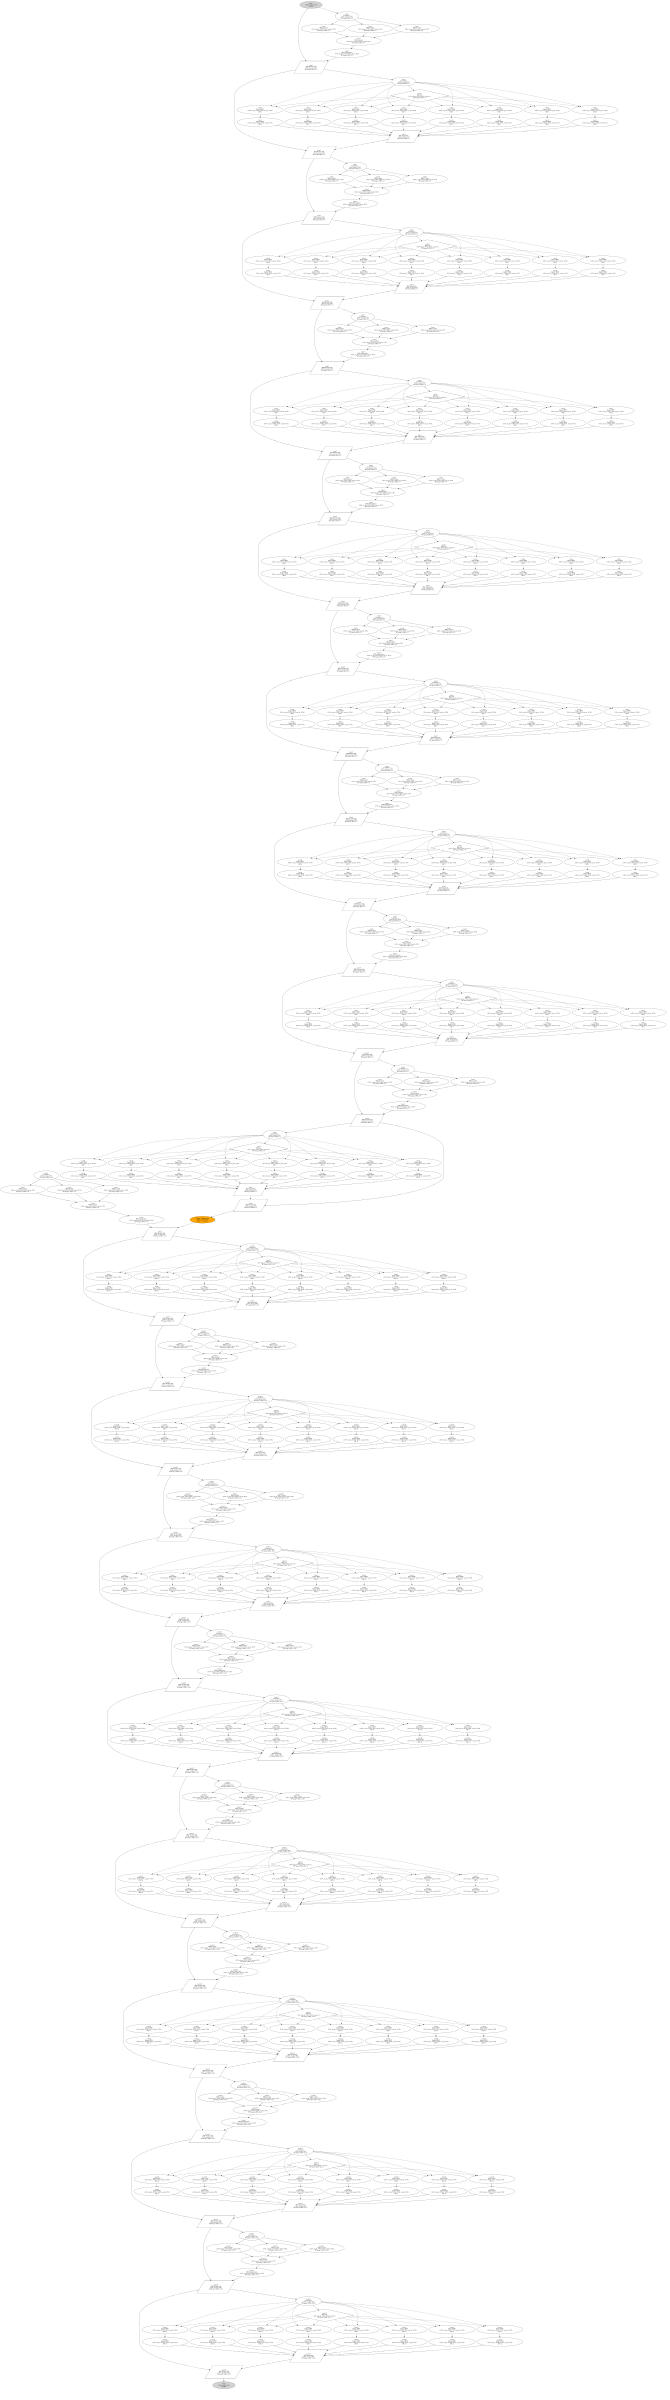

Source code (Python):
import graphviz

# Create baseline DAG for MoE model with TP=8, PP=2
dot = graphviz.Digraph('baseline_moe', comment='MoE Model - Baseline TP=8, PP=2')
dot.attr(rankdir='TB', size='25,25')

# Define colors for different GPU groups
colors = {
    'tp_group_0': '#ffcccc',   # Light red
    'tp_group_1': '#ccffcc',   # Light green
    'tp_group_2': '#ccccff',   # Light blue
    'tp_group_3': '#ffffcc',   # Light yellow
    'tp_group_4': '#ffccff',   # Light magenta
    'tp_group_5': '#ccffff',   # Light cyan
    'tp_group_6': '#ffddcc',   # Light orange
    'tp_group_7': '#ddffcc',   # Light lime
}

# Input node
dot.node('input', 'Input\n[1024, seq_len, 8192]\nAll GPUs', shape='ellipse', style='filled', fillcolor='lightgray')

# Pipeline Stage 0 (Layers 1-8) on GPUs 0-7
for layer in range(1, 9):
    # Multi-Head Attention
    dot.node(f'layer{layer}_mha_q', f'Layer{layer}\nMHA Q Linear\n[1024, seq_len, 8192]->[1024, seq_len, 8192]\nTP Group 0 (GPUs 0-7)', fillcolor=colors['tp_group_0'])
    dot.node(f'layer{layer}_mha_k', f'Layer{layer}\nMHA K Linear\n[1024, seq_len, 8192]->[1024, seq_len, 8192]\nTP Group 0 (GPUs 0-7)', fillcolor=colors['tp_group_0'])
    dot.node(f'layer{layer}_mha_v', f'Layer{layer}\nMHA V Linear\n[1024, seq_len, 8192]->[1024, seq_len, 8192]\nTP Group 0 (GPUs 0-7)', fillcolor=colors['tp_group_0'])
    dot.node(f'layer{layer}_mha_attn', f'Layer{layer}\nMHA Attention\n[1024, seq_len, 8192]->[1024, seq_len, 8192]\nTP Group 0 (GPUs 0-7)', fillcolor=colors['tp_group_0'])
    dot.node(f'layer{layer}_mha_out', f'Layer{layer}\nMHA Output Linear\n[1024, seq_len, 8192]->[1024, seq_len, 8192]\nTP Group 0 (GPUs 0-7)', fillcolor=colors['tp_group_0'])
    dot.node(f'layer{layer}_mha_add', f'Layer{layer}\nMHA Residual Add\n[1024, seq_len, 8192]\nTP Group 0 (GPUs 0-7)', shape='parallelogram', fillcolor=colors['tp_group_0'])
    
    # MoE Gate
    dot.node(f'layer{layer}_gate', f'Layer{layer}\nMoE Gate\n[1024, seq_len, 8192]->[1024, seq_len, 8]\nTP Group 0 (GPUs 0-7)', shape='diamond', fillcolor=colors['tp_group_0'])
    
    # MoE Experts (8 experts, each on different GPUs within TP group)
    for expert in range(8):
        dot.node(f'layer{layer}_expert{expert}_ffn1', f'Layer{layer}\nExpert{expert} FFN1\n[1024, seq_len, 8192]->[1024, seq_len, 32768]\nGPU {expert}', fillcolor=colors[f'tp_group_{expert}'])
        dot.node(f'layer{layer}_expert{expert}_ffn2', f'Layer{layer}\nExpert{expert} FFN2\n[1024, seq_len, 32768]->[1024, seq_len, 8192]\nGPU {expert}', fillcolor=colors[f'tp_group_{expert}'])
    
    # MoE Aggregation
    dot.node(f'layer{layer}_moe_agg', f'Layer{layer}\nMoE Aggregation\n[1024, seq_len, 8192]\nTP Group 0 (GPUs 0-7)', shape='parallelogram', fillcolor=colors['tp_group_0'])
    dot.node(f'layer{layer}_moe_add', f'Layer{layer}\nMoE Residual Add\n[1024, seq_len, 8192]\nTP Group 0 (GPUs 0-7)', shape='parallelogram', fillcolor=colors['tp_group_0'])
    
    # LayerNorm nodes
    dot.node(f'layer{layer}_ln1', f'Layer{layer}\nLayerNorm 1\n[1024, seq_len, 8192]\nTP Group 0 (GPUs 0-7)', fillcolor=colors['tp_group_0'])
    dot.node(f'layer{layer}_ln2', f'Layer{layer}\nLayerNorm 2\n[1024, seq_len, 8192]\nTP Group 0 (GPUs 0-7)', fillcolor=colors['tp_group_0'])

# Pipeline Stage 1 (Layers 9-16) on GPUs 8-15
for layer in range(9, 17):
    tp_group = (layer - 9) % 8
    color_key = f'tp_group_{tp_group}'
    gpu_start = 8
    
    # Multi-Head Attention
    dot.node(f'layer{layer}_mha_q', f'Layer{layer}\nMHA Q Linear\n[1024, seq_len, 8192]->[1024, seq_len, 8192]\nTP Group {tp_group} (GPUs {gpu_start+tp_group}-{gpu_start+tp_group+7})', fillcolor=colors[f'tp_group_{tp_group}'])
    dot.node(f'layer{layer}_mha_k', f'Layer{layer}\nMHA K Linear\n[1024, seq_len, 8192]->[1024, seq_len, 8192]\nTP Group {tp_group} (GPUs {gpu_start+tp_group}-{gpu_start+tp_group+7})', fillcolor=colors[f'tp_group_{tp_group}'])
    dot.node(f'layer{layer}_mha_v', f'Layer{layer}\nMHA V Linear\n[1024, seq_len, 8192]->[1024, seq_len, 8192]\nTP Group {tp_group} (GPUs {gpu_start+tp_group}-{gpu_start+tp_group+7})', fillcolor=colors[f'tp_group_{tp_group}'])
    dot.node(f'layer{layer}_mha_attn', f'Layer{layer}\nMHA Attention\n[1024, seq_len, 8192]->[1024, seq_len, 8192]\nTP Group {tp_group} (GPUs {gpu_start+tp_group}-{gpu_start+tp_group+7})', fillcolor=colors[f'tp_group_{tp_group}'])
    dot.node(f'layer{layer}_mha_out', f'Layer{layer}\nMHA Output Linear\n[1024, seq_len, 8192]->[1024, seq_len, 8192]\nTP Group {tp_group} (GPUs {gpu_start+tp_group}-{gpu_start+tp_group+7})', fillcolor=colors[f'tp_group_{tp_group}'])
    dot.node(f'layer{layer}_mha_add', f'Layer{layer}\nMHA Residual Add\n[1024, seq_len, 8192]\nTP Group {tp_group} (GPUs {gpu_start+tp_group}-{gpu_start+tp_group+7})', shape='parallelogram', fillcolor=colors[f'tp_group_{tp_group}'])
    
    # MoE Gate
    dot.node(f'layer{layer}_gate', f'Layer{layer}\nMoE Gate\n[1024, seq_len, 8192]->[1024, seq_len, 8]\nTP Group {tp_group} (GPUs {gpu_start+tp_group}-{gpu_start+tp_group+7})', shape='diamond', fillcolor=colors[f'tp_group_{tp_group}'])
    
    # MoE Experts (8 experts, each on different GPUs within TP group)
    for expert in range(8):
        gpu_num = gpu_start + (tp_group + expert) % 8
        dot.node(f'layer{layer}_expert{expert}_ffn1', f'Layer{layer}\nExpert{expert} FFN1\n[1024, seq_len, 8192]->[1024, seq_len, 32768]\nGPU {gpu_num}', fillcolor=colors[f'tp_group_{(tp_group+expert)%8}'])
        dot.node(f'layer{layer}_expert{expert}_ffn2', f'Layer{layer}\nExpert{expert} FFN2\n[1024, seq_len, 32768]->[1024, seq_len, 8192]\nGPU {gpu_num}', fillcolor=colors[f'tp_group_{(tp_group+expert)%8}'])
    
    # MoE Aggregation
    dot.node(f'layer{layer}_moe_agg', f'Layer{layer}\nMoE Aggregation\n[1024, seq_len, 8192]\nTP Group {tp_group} (GPUs {gpu_start+tp_group}-{gpu_start+tp_group+7})', shape='parallelogram', fillcolor=colors[f'tp_group_{tp_group}'])
    dot.node(f'layer{layer}_moe_add', f'Layer{layer}\nMoE Residual Add\n[1024, seq_len, 8192]\nTP Group {tp_group} (GPUs {gpu_start+tp_group}-{gpu_start+tp_group+7})', shape='parallelogram', fillcolor=colors[f'tp_group_{tp_group}'])
    
    # LayerNorm nodes
    dot.node(f'layer{layer}_ln1', f'Layer{layer}\nLayerNorm 1\n[1024, seq_len, 8192]\nTP Group {tp_group} (GPUs {gpu_start+tp_group}-{gpu_start+tp_group+7})', fillcolor=colors[f'tp_group_{tp_group}'])
    dot.node(f'layer{layer}_ln2', f'Layer{layer}\nLayerNorm 2\n[1024, seq_len, 8192]\nTP Group {tp_group} (GPUs {gpu_start+tp_group}-{gpu_start+tp_group+7})', fillcolor=colors[f'tp_group_{tp_group}'])

# Communication nodes for pipeline parallelism
dot.node('pipe_comm_1', 'Pipeline Communication\n[1024, seq_len, 8192]\nGPUs 7 <-> GPUs 8', shape='ellipse', style='filled', fillcolor='orange')

# Output node
dot.node('output', 'Output\n[1024, seq_len, 8192]\nAll GPUs', shape='ellipse', style='filled', fillcolor='lightgray')

# Connect the DAG
# Input to first layer
dot.edge('input', 'layer1_ln1')

for layer in range(1, 17):
    # MHA path
    dot.edge(f'layer{layer}_ln1', f'layer{layer}_mha_q')
    dot.edge(f'layer{layer}_ln1', f'layer{layer}_mha_k')
    dot.edge(f'layer{layer}_ln1', f'layer{layer}_mha_v')
    dot.edge(f'layer{layer}_mha_q', f'layer{layer}_mha_attn')
    dot.edge(f'layer{layer}_mha_k', f'layer{layer}_mha_attn')
    dot.edge(f'layer{layer}_mha_v', f'layer{layer}_mha_attn')
    dot.edge(f'layer{layer}_mha_attn', f'layer{layer}_mha_out')
    dot.edge(f'layer{layer}_mha_out', f'layer{layer}_mha_add')
    
    # Add residual connection
    if layer == 1:
        dot.edge('input', f'layer1_mha_add')
    else:
        if layer <= 8:
            dot.edge(f'layer{layer-1}_moe_add', f'layer{layer}_mha_add')
        else:
            if layer == 9:
                dot.edge('pipe_comm_1', f'layer9_mha_add')
            else:
                dot.edge(f'layer{layer-1}_moe_add', f'layer{layer}_mha_add')
    
    dot.edge(f'layer{layer}_mha_add', f'layer{layer}_ln2')
    
    # MoE path
    dot.edge(f'layer{layer}_ln2', f'layer{layer}_gate')
    
    # Connect gate to experts (dashed lines for routing)
    for expert in range(8):
        dot.edge(f'layer{layer}_gate', f'layer{layer}_expert{expert}_ffn1', style='dashed')
        dot.edge(f'layer{layer}_ln2', f'layer{layer}_expert{expert}_ffn1', style='dashed')
        dot.edge(f'layer{layer}_expert{expert}_ffn1', f'layer{layer}_expert{expert}_ffn2')
        dot.edge(f'layer{layer}_expert{expert}_ffn2', f'layer{layer}_moe_agg')
    
    dot.edge(f'layer{layer}_moe_agg', f'layer{layer}_moe_add')
    dot.edge(f'layer{layer}_mha_add', f'layer{layer}_moe_add')
    
    # Connect to next layer or output
    if layer == 8:
        dot.edge(f'layer{layer}_moe_add', 'pipe_comm_1')
    elif layer == 16:
        dot.edge(f'layer{layer}_moe_add', 'output')
    else:
        dot.edge(f'layer{layer}_moe_add', f'layer{layer+1}_ln1')

# Save the DAG
dot.format = 'svg'
dot.render('/home/wzc/data/file-share/submission/baseline_moe_dag', cleanup=True)

print("Baseline MoE DAG generated successfully")
